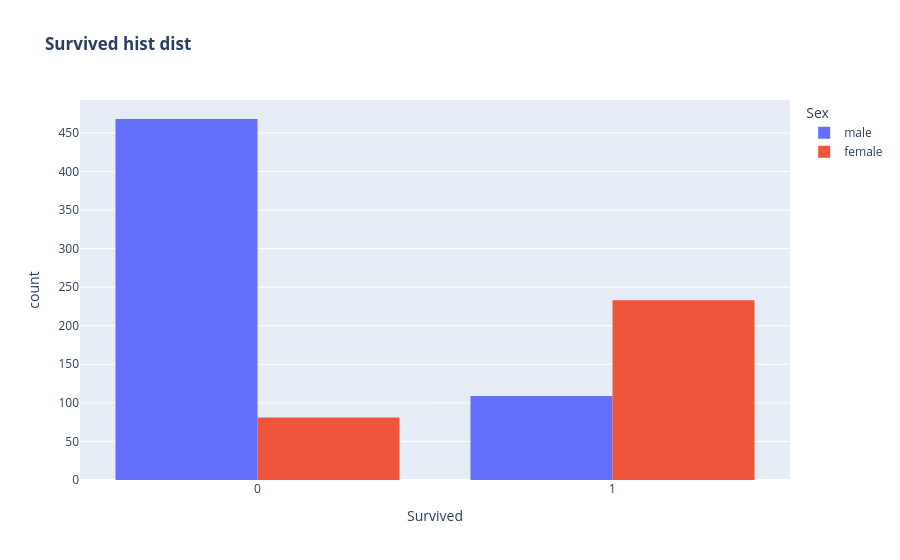

This figure's notebook cell:
### Code cell
px.histogram(df, x="Survived", color="Sex", title="<b>Survived hist dist</b>", barmode="group")

### Figure 1 — Plotly figure (JSON) as saved in the notebook; plotly's stock layout.template omitted (floating-point values rounded to 4 significant figures; data arrays with more than 128 entries replaced by an {"elided": "..."} marker saying what was removed)
{"data": [{"alignmentgroup": "True", "bingroup": "x", "hovertemplate": "Sex=male<br>Survived=%{x}<br>count=%{y}<extra></extra>", "legendgroup": "male", "marker": {"color": "#636efa", "pattern": {"shape": ""}}, "name": "male", "offsetgroup": "male", "orientation": "v", "showlegend": true, "type": "histogram", "x": {"elided": "577 int values"}, "xaxis": "x", "yaxis": "y"}, {"alignmentgroup": "True", "bingroup": "x", "hovertemplate": "Sex=female<br>Survived=%{x}<br>count=%{y}<extra></extra>", "legendgroup": "female", "marker": {"color": "#EF553B", "pattern": {"shape": ""}}, "name": "female", "offsetgroup": "female", "orientation": "v", "showlegend": true, "type": "histogram", "x": {"elided": "314 int values"}, "xaxis": "x", "yaxis": "y"}], "layout": {"barmode": "group", "legend": {"title": {"text": "Sex"}, "tracegroupgap": 0}, "title": {"text": "<b>Survived hist dist</b>"}, "xaxis": {"anchor": "y", "domain": [0, 1], "title": {"text": "Survived"}}, "yaxis": {"anchor": "x", "domain": [0, 1], "title": {"text": "count"}}}}
